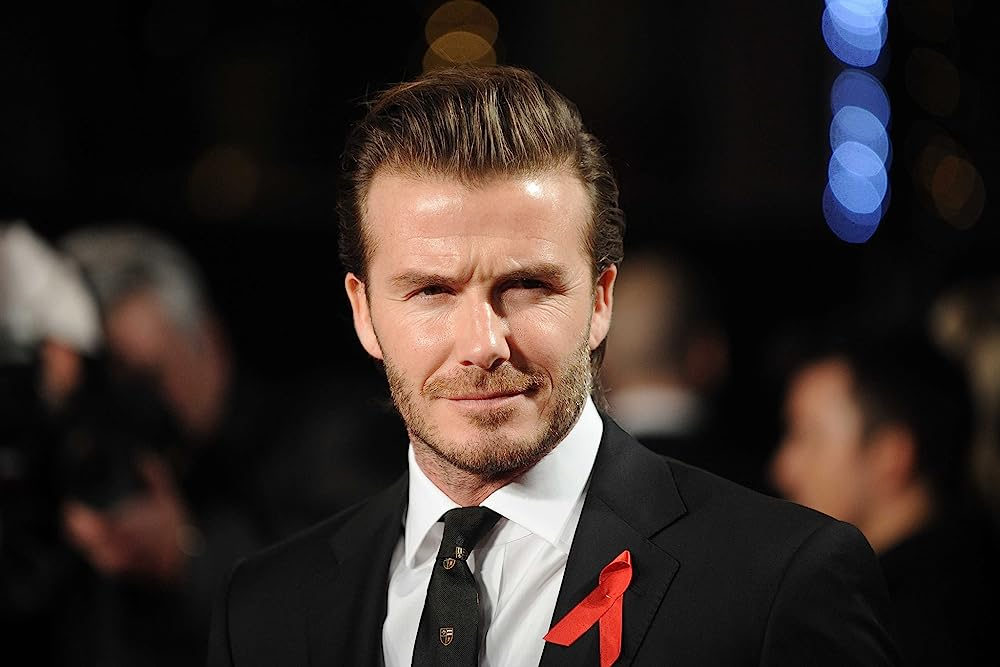
#> input picture 210962022-week4/resources/david.jpg, 1000 x 667 px
$ python gaussian_sharpening.py
#> lines starting #> are read from the running program, lines starting #| are printed output that depends on the picture
# gaussian sharpening - subtract blurred img from original

import cv2 as cv

# read img
img = cv.imread('resources/david.jpg')
#> img is the input picture: shape (667, 1000, 3); mean B, G, R 38.6, 42.4, 52.4
cv.imshow('normal', img)
cv.waitKey(0)
# blurred img
gaussian = cv.GaussianBlur(img, (7,7), 0)

# apply sharpening method
temp = cv.subtract(img, gaussian)
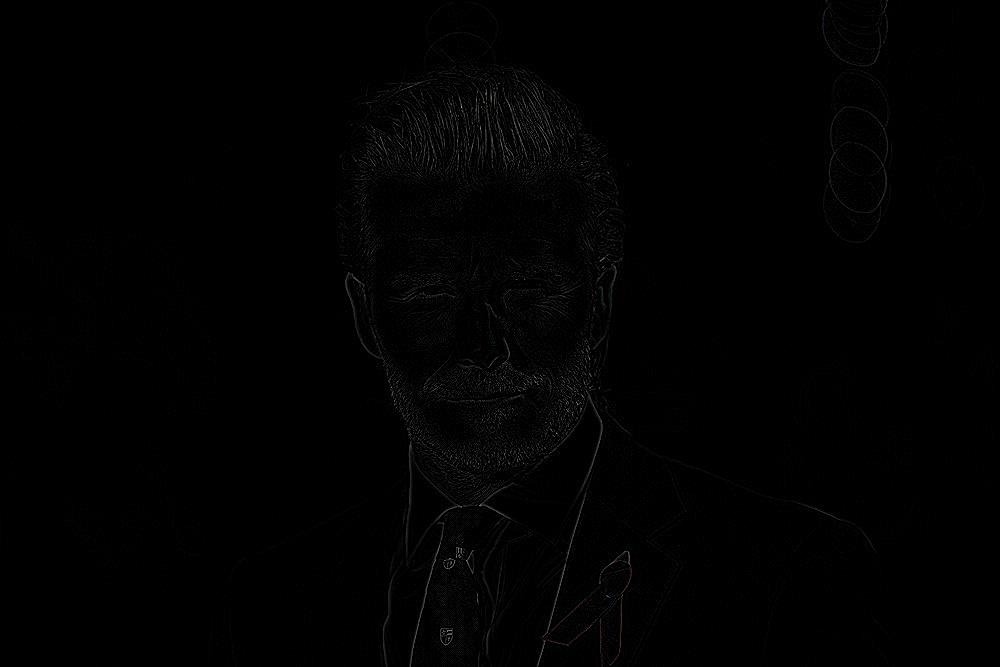
#> temp: shape (667, 1000, 3); mean B, G, R 1.5, 1.5, 1.5
sharp_img = cv.add(img, temp)

cv.imshow('Sharpened Image', sharp_img)
cv.waitKey(0)
cv.destroyAllWindows()
